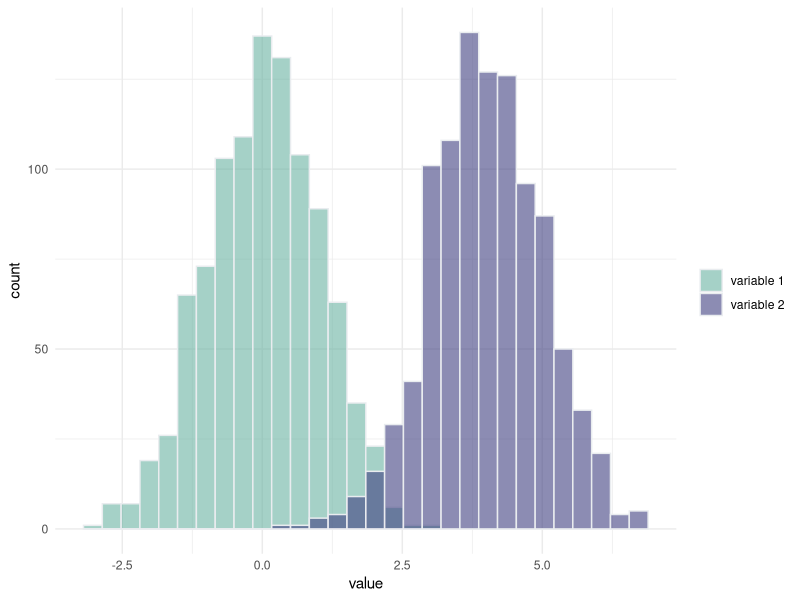

Write R code to recreate this figure.
## ---- chunk 1
# library
library(tidyverse)
library(reshape2)


# Build dataset with different distributions
data <- data.frame(
  type = c( rep("variable 1", 1000), rep("variable 2", 1000) ),
  value = c( rnorm(1000), rnorm(1000, mean=4) )
)

# Represent it
p <- data %>%
  ggplot( aes(x=value, fill=type)) +
    geom_histogram( color="#e9ecef", alpha=0.6, position = 'identity') +
    scale_fill_manual(values=c("#69b3a2", "#404080")) +
    theme_minimal() +
    labs(fill="")

p
